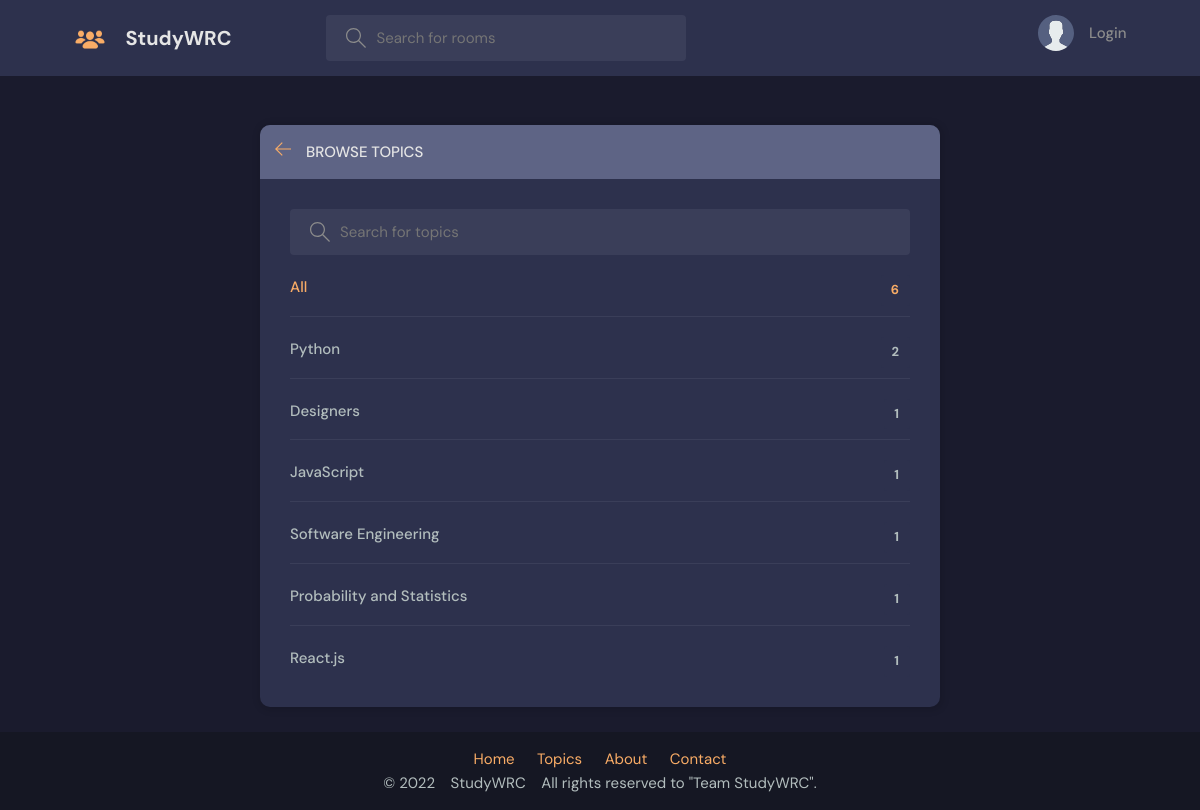
Before: /topics/ with the older database file.
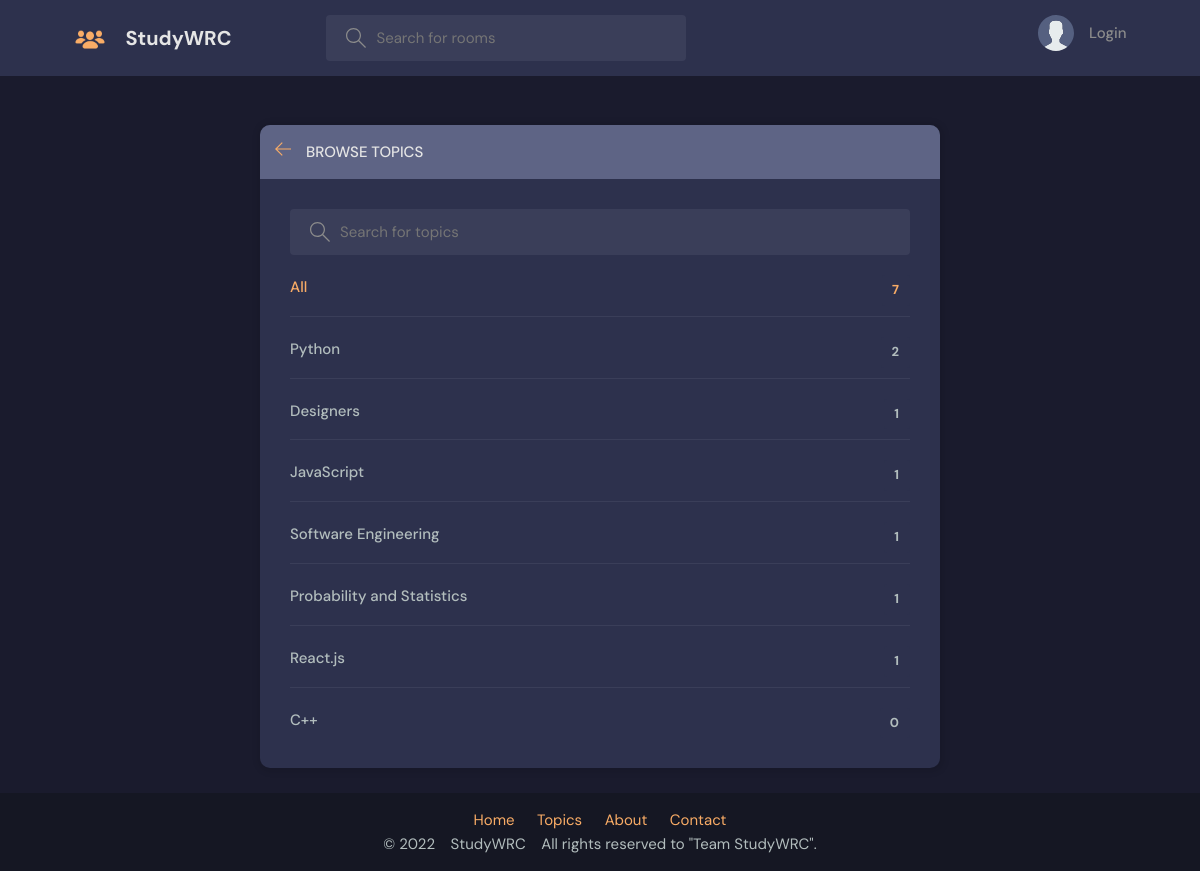
After: the same page with the newer database file.
### base/models.py (models this page shows, shortened)
class Topic(models.Model):
    name = models.CharField(max_length=200)

### base/views.py (the view)
# urls.py: path('topics/', views.topicsPage, name="topics"),
def topicsPage(request):
    q = request.GET.get('q') if request.GET.get('q') != None else ''
    topics = Topic.objects.filter(name__icontains=q)
    return render(request, 'base/topics.html', {'topics': topics})

### base/templates/base/topics.html (shortened to what this page needs)
{% extends 'main.html' %}
{% block content %}
<main class="create-room layout">
  <div class="container">
    <div class="layout__box">
      <div class="layout__boxHeader">
        <div class="layout__boxTitle">
          <a href="{% url 'home' %}">
            <svg version="1.1" xmlns="http://www.w3.org/2000/svg" width="32" height="32" viewBox="0 0 32 32">
              <title>arrow-left</title>
              <path
                d="M13.723 2.286l-13.723 13.714 13.719 13.714 1.616-1.611-10.96-10.96h27.625v-2.286h-27.625l10.965-10.965-1.616-1.607z">
              </path>
            </svg>
          </a>
          <h3>Browse Topics</h3>
        </div>
      </div>
      <div class="topics-page layout__body">
        <form action="" method="GET" class="header__search">
          <label>
            <input name="q" placeholder="Search for topics" />
          </label>
        </form>
        <ul class="topics__list">
          <li>
            <a href="{% url 'topics' %}" class="active">All <span>{{topics.count}}</span></a>
          </li>
          {% for topic in topics %}
          <li>
            <a href="{% url 'home' %}?q={{topic.name}}">{{ topic.name }} <span>{{topic.room_set.all.count}}</span></a>
          </li>
          {% endfor %}
        </ul>
      </div>
    </div>
  </div>
</main>
{% endblock content %}

Changed rows visible on the page:
added Topic: name "C++", room_set.all.count "0"
Other visible differences:
{{ topics.count }}: "6" → "7"
